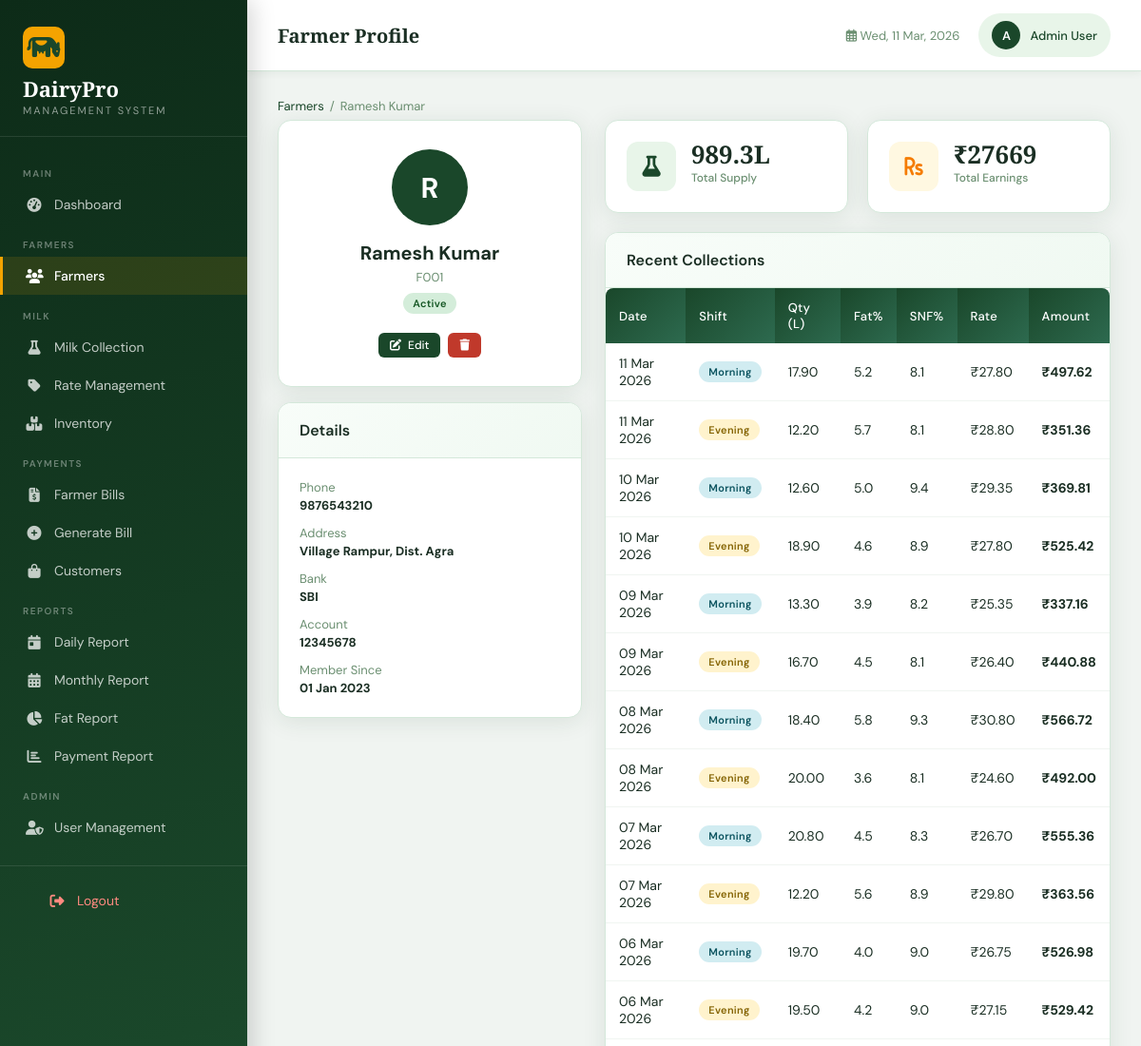
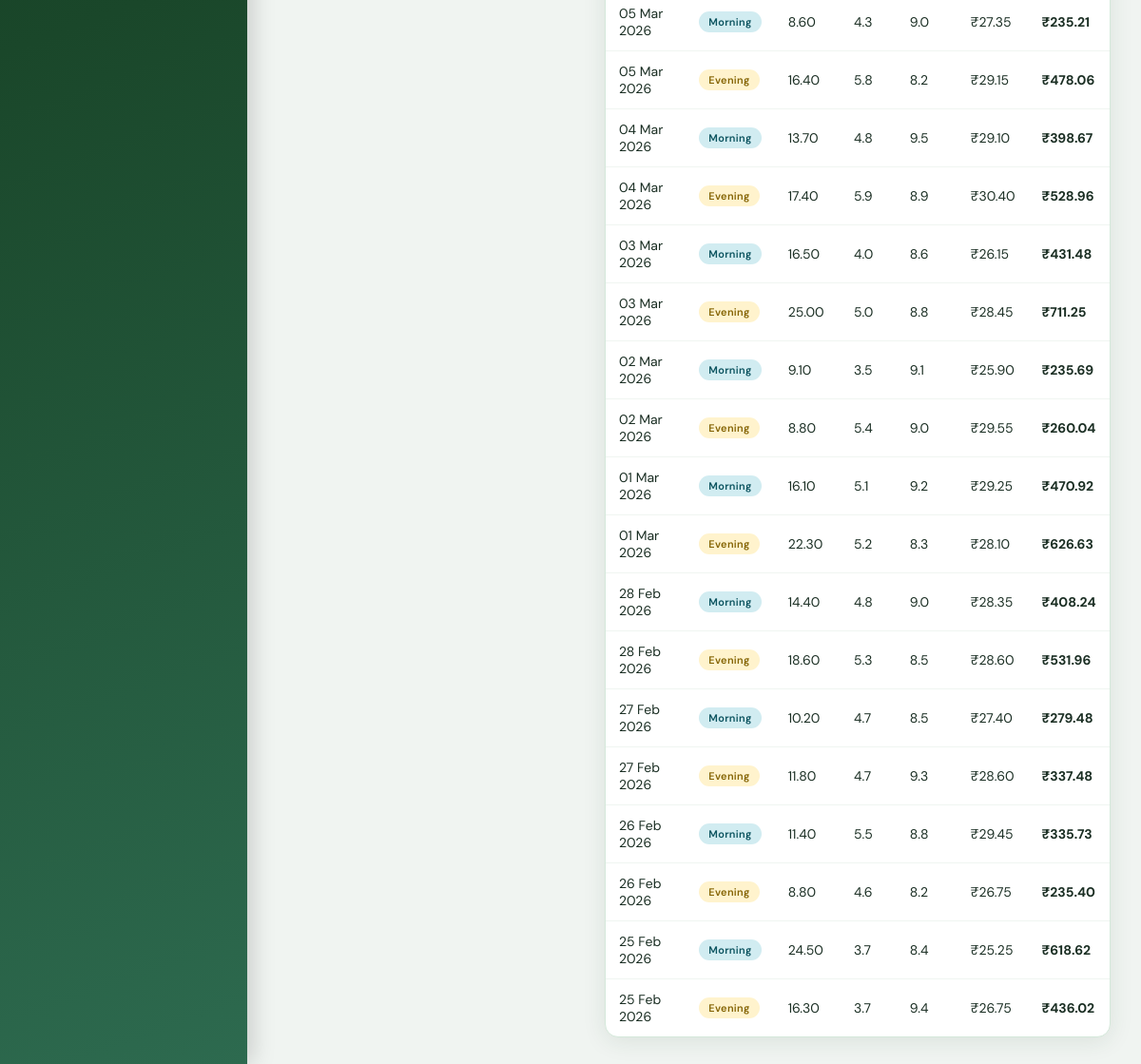
Screenshot of /farmers/1/ (signed in) with the database file from the repository (2 pictures, top to bottom).
### farmers/models.py (models this page shows, shortened)
class Farmer(models.Model):
    farmer_id = models.CharField(max_length=20, unique=True)
    name = models.CharField(max_length=100)
    address = models.TextField()
    phone = models.CharField(max_length=15)
    email = models.EmailField(blank=True)
    bank_name = models.CharField(max_length=100, blank=True)
    account_number = models.CharField(max_length=30, blank=True)
    ifsc_code = models.CharField(max_length=20, blank=True)
    joining_date = models.DateField()
    is_active = models.BooleanField(default=True)
    photo = models.ImageField(upload_to='farmers/', blank=True, null=True)
    created_at = models.DateTimeField(auto_now_add=True)
    updated_at = models.DateTimeField(auto_now=True)
    class Meta:
        ordering = ['farmer_id']

### milk_collection/models.py (models this page shows, shortened)
class MilkCollection(models.Model):
    SHIFT_CHOICES = [('morning', 'Morning'), ('evening', 'Evening')]
    farmer = models.ForeignKey(Farmer, on_delete=models.CASCADE, related_name='collections')
    date = models.DateField()
    shift = models.CharField(max_length=10, choices=SHIFT_CHOICES)
    quantity = models.DecimalField(max_digits=8, decimal_places=2)
    fat = models.DecimalField(max_digits=4, decimal_places=1)
    snf = models.DecimalField(max_digits=4, decimal_places=1)
    rate = models.DecimalField(max_digits=8, decimal_places=2, default=0)
    total_amount = models.DecimalField(max_digits=10, decimal_places=2, default=0)
    created_at = models.DateTimeField(auto_now_add=True)
    updated_at = models.DateTimeField(auto_now=True)
    class Meta:
        ordering = ['-date', '-shift']
        unique_together = ['farmer', 'date', 'shift']

### farmers/views.py (the view)
# urls.py: path('<int:pk>/', views.farmer_detail, name='farmer_detail'),
@login_required
def farmer_detail(request, pk):
    farmer = get_object_or_404(Farmer, pk=pk)
    collections = MilkCollection.objects.filter(farmer=farmer).order_by('-date')[:30]
    total_supply = MilkCollection.objects.filter(farmer=farmer).aggregate(Sum('quantity'))['quantity__sum'] or 0
    total_earnings = MilkCollection.objects.filter(farmer=farmer).aggregate(Sum('total_amount'))['total_amount__sum'] or 0
    from django.db.models.functions import TruncMonth
    monthly = MilkCollection.objects.filter(farmer=farmer).annotate(
        month=TruncMonth('date')
    ).values('month').annotate(qty=Sum('quantity'), amt=Sum('total_amount')).order_by('-month')[:6]
    context = {
        'farmer': farmer,
        'collections': collections,
        'total_supply': total_supply,
        'total_earnings': total_earnings,
        'monthly': list(reversed(list(monthly))),
    }
    return render(request, 'farmers/detail.html', context)

### templates/farmers/detail.html (shortened to what this page needs)
{% extends 'base.html' %}
{% block page_title %}Farmer Profile{% endblock %}
{% block content %}
<div class="breadcrumb"><a href="{% url 'farmer_list' %}">Farmers</a><span>/</span>{{ farmer.name }}</div>
<div style="display:grid;grid-template-columns:320px 1fr;gap:24px;">
  <div>
    <div class="card" style="margin-bottom:16px;">
      <div class="card-body" style="text-align:center;padding:30px 20px;">
        <div style="width:80px;height:80px;border-radius:50%;background:var(--primary);color:white;font-size:30px;font-weight:700;display:flex;align-items:center;justify-content:center;margin:0 auto 16px;">{{ farmer.name|first|upper }}</div>
        <h3 style="font-size:20px;margin-bottom:4px;">{{ farmer.name }}</h3>
        <div style="color:var(--text-muted);font-size:13px;">{{ farmer.farmer_id }}</div>
        <span class="badge {% if farmer.is_active %}badge-success{% else %}badge-danger{% endif %}" style="margin-top:8px;">{% if farmer.is_active %}Active{% else %}Inactive{% endif %}</span>
        <div style="margin-top:20px;display:flex;gap:8px;justify-content:center;">
          <a href="{% url 'farmer_edit' farmer.pk %}" class="btn btn-primary btn-sm"><i class="fas fa-edit"></i> Edit</a>
          <a href="{% url 'farmer_delete' farmer.pk %}" class="btn btn-danger btn-sm"><i class="fas fa-trash"></i></a>
        </div>
      </div>
    </div>
    <div class="card">
      <div class="card-header"><h3>Details</h3></div>
      <div class="card-body">
        <div style="display:flex;flex-direction:column;gap:12px;font-size:13px;">
          <div><div style="color:var(--text-muted);margin-bottom:2px;">Phone</div><strong>{{ farmer.phone }}</strong></div>
          <div><div style="color:var(--text-muted);margin-bottom:2px;">Address</div><strong>{{ farmer.address }}</strong></div>
          {% if farmer.bank_name %}<div><div style="color:var(--text-muted);margin-bottom:2px;">Bank</div><strong>{{ farmer.bank_name }}</strong></div>{% endif %}
          {% if farmer.account_number %}<div><div style="color:var(--text-muted);margin-bottom:2px;">Account</div><strong>{{ farmer.account_number }}</strong></div>{% endif %}
          <div><div style="color:var(--text-muted);margin-bottom:2px;">Member Since</div><strong>{{ farmer.joining_date|date:"d M Y" }}</strong></div>
        </div>
      </div>
    </div>
  </div>
  <div>
    <div class="stats-grid" style="margin-bottom:20px;">
      <div class="stat-card"><div class="stat-icon green"><i class="fas fa-flask"></i></div><div class="stat-info"><div class="stat-value">{{ total_supply|floatformat:1 }}L</div><div class="stat-label">Total Supply</div></div></div>
      <div class="stat-card"><div class="stat-icon amber"><i class="fas fa-rupee-sign"></i></div><div class="stat-info"><div class="stat-value">&#8377;{{ total_earnings|floatformat:0 }}</div><div class="stat-label">Total Earnings</div></div></div>
    </div>
    <div class="card">
      <div class="card-header"><h3>Recent Collections</h3></div>
      <div class="card-body" style="padding:0;">
        <div class="table-wrapper">
          <table>
            <thead><tr><th>Date</th><th>Shift</th><th>Qty (L)</th><th>Fat%</th><th>SNF%</th><th>Rate</th><th>Amount</th></tr></thead>
            <tbody>
            {% for c in collections %}
            <tr>
              <td>{{ c.date|date:"d M Y" }}</td>
              <td><span class="badge {% if c.shift == 'morning' %}badge-info{% else %}badge-warning{% endif %}">{{ c.shift|title }}</span></td>
              <td>{{ c.quantity }}</td>
              <td>{{ c.fat }}</td>
              <td>{{ c.snf }}</td>
              <td>&#8377;{{ c.rate }}</td>
              <td><strong>&#8377;{{ c.total_amount }}</strong></td>
            </tr>
            {% empty %}
            <tr><td colspan="7" style="text-align:center;padding:20px;color:var(--text-muted)">No collections yet</td></tr>
            {% endfor %}
            </tbody>
          </table>
        </div>
      </div>
    </div>
  </div>
</div>
{% endblock %}

### templates/base.html (shortened to what this page needs)
<!DOCTYPE html>
<html lang="en">
<head>
    <link href="https://cdnjs.cloudflare.com/ajax/libs/font-awesome/6.4.0/css/all.min.css" rel="stylesheet">
</head>
<body>
    {% if user.is_authenticated %}
    <aside class="sidebar" id="sidebar">
        <div class="sidebar-brand">
            <div class="logo-icon"><i class="fas fa-cow"></i></div>
            <h1>DairyPro</h1>
            <span>Management System</span>
        </div>
        <nav>
            <div class="nav-section-title">Main</div>
            <a href="{% url 'dashboard' %}" class="nav-link {% if request.resolver_match.url_name == 'dashboard' %}active{% endif %}">
                <i class="fas fa-tachometer-alt"></i> Dashboard
            </a>
            <div class="nav-section-title">Farmers</div>
            <a href="{% url 'farmer_list' %}" class="nav-link {% if 'farmer' in request.resolver_match.url_name %}active{% endif %}">
                <i class="fas fa-users"></i> Farmers
            </a>
            <div class="nav-section-title">Milk</div>
            <a href="{% url 'collection_list' %}" class="nav-link {% if 'collection' in request.resolver_match.url_name %}active{% endif %}">
                <i class="fas fa-flask"></i> Milk Collection
            </a>
            <a href="{% url 'milk_rates' %}" class="nav-link {% if request.resolver_match.url_name == 'milk_rates' %}active{% endif %}">
                <i class="fas fa-tag"></i> Rate Management
            </a>
            <a href="{% url 'inventory_list' %}" class="nav-link {% if 'inventory' in request.resolver_match.url_name %}active{% endif %}">
                <i class="fas fa-boxes"></i> Inventory
            </a>
            <div class="nav-section-title">Payments</div>
            <a href="{% url 'payment_list' %}" class="nav-link {% if request.resolver_match.url_name == 'payment_list' %}active{% endif %}">
                <i class="fas fa-file-invoice-dollar"></i> Farmer Bills
            </a>
            <a href="{% url 'generate_bill' %}" class="nav-link {% if request.resolver_match.url_name == 'generate_bill' %}active{% endif %}">
                <i class="fas fa-plus-circle"></i> Generate Bill
            </a>
            <a href="{% url 'customer_list' %}" class="nav-link {% if 'customer' in request.resolver_match.url_name %}active{% endif %}">
                <i class="fas fa-shopping-bag"></i> Customers
            </a>
            <div class="nav-section-title">Reports</div>
            <a href="{% url 'daily_report' %}" class="nav-link {% if request.resolver_match.url_name == 'daily_report' %}active{% endif %}">
                <i class="fas fa-calendar-day"></i> Daily Report
            </a>
            <a href="{% url 'monthly_report' %}" class="nav-link {% if request.resolver_match.url_name == 'monthly_report' %}active{% endif %}">
                <i class="fas fa-calendar-alt"></i> Monthly Report
            </a>
            <a href="{% url 'fat_report' %}" class="nav-link {% if request.resolver_match.url_name == 'fat_report' %}active{% endif %}">
                <i class="fas fa-chart-pie"></i> Fat Report
            </a>
            <a href="{% url 'payment_report' %}" class="nav-link {% if request.resolver_match.url_name == 'payment_report' %}active{% endif %}">
                <i class="fas fa-chart-bar"></i> Payment Report
            </a>
            {% if user.is_superuser %}
            <div class="nav-section-title">Admin</div>
            <a href="{% url 'user_management' %}" class="nav-link {% if request.resolver_match.url_name == 'user_management' %}active{% endif %}">
                <i class="fas fa-user-shield"></i> User Management
            </a>
            {% endif %}
            <div style="margin-top: 20px; padding: 16px 24px; border-top: 1px solid rgba(255,255,255,0.1);">
                <a href="{% url 'logout' %}" class="nav-link" style="color: #ff8a80; border-radius: 8px;">
                    <i class="fas fa-sign-out-alt"></i> Logout
                </a>
            </div>
        </nav>
    </aside>
    <div class="main-content">
        <div class="topbar">
            <div style="display:flex;align-items:center;gap:14px;">
                <div class="topbar-title">{% block page_title %}Dashboard{% endblock %}</div>
            </div>
            <div class="topbar-right">
                <div class="topbar-date"><i class="far fa-calendar-alt"></i> <span id="current-date"></span></div>
                <a href="{% url 'profile' %}" class="user-badge">
                    <div class="avatar">{{ user.first_name|first|upper|default:user.username|first|upper }}</div>
                    <span style="font-size:13px;font-weight:500;">{{ user.get_full_name|default:user.username }}</span>
                </a>
            </div>
        </div>
        <div class="content-area">
            {% block content %}{% endblock %}
        </div>
    </div>
    {% else %}
        {% block auth_content %}{% endblock %}
    {% endif %}
</body>
</html>

### rows the page displays
Farmer: name "Ramesh Kumar", name|first "R", farmer_id "F001", phone "9876543210", address "Village Rampur, Dist. Agra", bank_name "SBI", account_number "12345678", joining_date "01 Jan 2023"
MilkCollection: date "11 Mar 2026", shift "Morning", quantity "17.90", fat "5.2", snf "8.1", rate "27.80", total_amount "497.62"
MilkCollection: date "11 Mar 2026", shift "Evening", quantity "12.20", fat "5.7", snf "8.1", rate "28.80", total_amount "351.36"
MilkCollection: date "10 Mar 2026", shift "Morning", quantity "12.60", fat "5.0", snf "9.4", rate "29.35", total_amount "369.81"
MilkCollection: date "10 Mar 2026", shift "Evening", quantity "18.90", fat "4.6", snf "8.9", rate "27.80", total_amount "525.42"
MilkCollection: date "09 Mar 2026", shift "Morning", quantity "13.30", fat "3.9", snf "8.2", rate "25.35", total_amount "337.16"
MilkCollection: date "09 Mar 2026", shift "Evening", quantity "16.70", fat "4.5", snf "8.1", rate "26.40", total_amount "440.88"
MilkCollection: date "08 Mar 2026", shift "Morning", quantity "18.40", fat "5.8", snf "9.3", rate "30.80", total_amount "566.72"
MilkCollection: date "08 Mar 2026", shift "Evening", quantity "20.00", fat "3.6", snf "8.1", rate "24.60", total_amount "492.00"
MilkCollection: date "07 Mar 2026", shift "Morning", quantity "20.80", fat "4.5", snf "8.3", rate "26.70", total_amount "555.36"
MilkCollection: date "07 Mar 2026", shift "Evening", quantity "12.20", fat "5.6", snf "8.9", rate "29.80", total_amount "363.56"
MilkCollection: date "06 Mar 2026", shift "Morning", quantity "19.70", fat "4.0", snf "9.0", rate "26.75", total_amount "526.98"
MilkCollection: date "06 Mar 2026", shift "Evening", quantity "19.50", fat "4.2", snf "9.0", rate "27.15", total_amount "529.42"
MilkCollection: date "05 Mar 2026", shift "Morning", quantity "8.60", fat "4.3", snf "9.0", rate "27.35", total_amount "235.21"
MilkCollection: date "05 Mar 2026", shift "Evening", quantity "16.40", fat "5.8", snf "8.2", rate "29.15", total_amount "478.06"
MilkCollection: date "04 Mar 2026", shift "Morning", quantity "13.70", fat "4.8", snf "9.5", rate "29.10", total_amount "398.67"
MilkCollection: date "04 Mar 2026", shift "Evening", quantity "17.40", fat "5.9", snf "8.9", rate "30.40", total_amount "528.96"
MilkCollection: date "03 Mar 2026", shift "Morning", quantity "16.50", fat "4.0", snf "8.6", rate "26.15", total_amount "431.48"
MilkCollection: date "03 Mar 2026", shift "Evening", quantity "25.00", fat "5.0", snf "8.8", rate "28.45", total_amount "711.25"
MilkCollection: date "02 Mar 2026", shift "Morning", quantity "9.10", fat "3.5", snf "9.1", rate "25.90", total_amount "235.69"
MilkCollection: date "02 Mar 2026", shift "Evening", quantity "8.80", fat "5.4", snf "9.0", rate "29.55", total_amount "260.04"
MilkCollection: date "01 Mar 2026", shift "Morning", quantity "16.10", fat "5.1", snf "9.2", rate "29.25", total_amount "470.92"
MilkCollection: date "01 Mar 2026", shift "Evening", quantity "22.30", fat "5.2", snf "8.3", rate "28.10", total_amount "626.63"
MilkCollection: date "28 Feb 2026", shift "Morning", quantity "14.40", fat "4.8", snf "9.0", rate "28.35", total_amount "408.24"
MilkCollection: date "28 Feb 2026", shift "Evening", quantity "18.60", fat "5.3", snf "8.5", rate "28.60", total_amount "531.96"
MilkCollection: date "27 Feb 2026", shift "Morning", quantity "10.20", fat "4.7", snf "8.5", rate "27.40", total_amount "279.48"
MilkCollection: date "27 Feb 2026", shift "Evening", quantity "11.80", fat "4.7", snf "9.3", rate "28.60", total_amount "337.48"
MilkCollection: date "26 Feb 2026", shift "Morning", quantity "11.40", fat "5.5", snf "8.8", rate "29.45", total_amount "335.73"
MilkCollection: date "26 Feb 2026", shift "Evening", quantity "8.80", fat "4.6", snf "8.2", rate "26.75", total_amount "235.40"
MilkCollection: date "25 Feb 2026", shift "Morning", quantity "24.50", fat "3.7", snf "8.4", rate "25.25", total_amount "618.62"
MilkCollection: date "25 Feb 2026", shift "Evening", quantity "16.30", fat "3.7", snf "9.4", rate "26.75", total_amount "436.02"

### other values shown
{{ user.first_name|first|upper|default:user.username|first|upper }} "A"
{{ user.get_full_name|default:user.username }} "Admin User"
{{ total_supply|floatformat:1 }} "989.3"
{{ total_earnings|floatformat:0 }} "27669"
